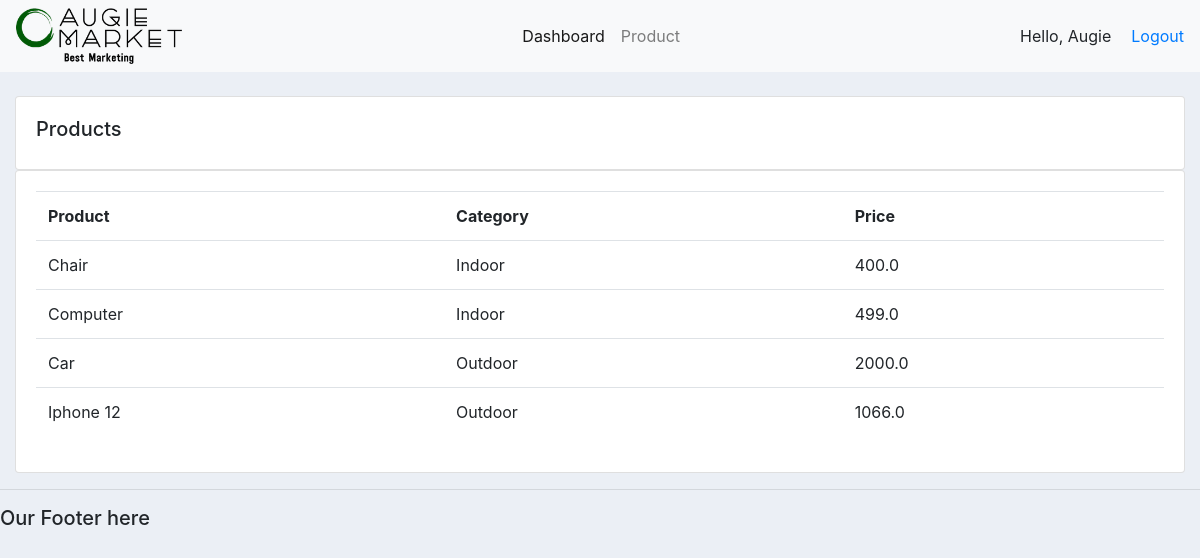
Screenshot of /products/ (signed in) with the database file from the repository.
### accounts/models.py (models this page shows, shortened)
class Product(models.Model):
    CATEGORY = (('Indoor', 'Indoor'), ('Outdoor', 'Outdoor'))
    product_name = models.CharField(max_length=200, null=True)
    price = models.FloatField(null=True)
    category = models.CharField(max_length=200, null=True, choices=CATEGORY)
    description = models.CharField(max_length=200, null=True, blank=True)
    date_created = models.DateTimeField(auto_now=True, null=True)
    tags = models.ManyToManyField(Tag)

### accounts/decorators.py (the view)
        def wrapper_func(request, *args, **kwargs):
            group = None
            if request.user.groups.exists():
                group = request.user.groups.all()[0].name
            if group in allowed_roles:
                return view_func(request, *args, **kwargs)
            else:
                return HttpResponse('You are not authorized to view this page')

### accounts/views.py (called while the page is built)
@login_required(login_url='login')
@allowed_users(allowed_roles=['admin'])
def products(request):
    products = Product.objects.all()
    return render(request, 'accounts/products.html', {'products': products})

### accounts/templates/accounts/products.html
{% extends 'accounts/main.html' %}
{% block content %}
    <div class="container-fluid">
        <br>
        <div class="row">
            <div class="col-md">
                <div class="card card-body">
                    <h5>Products</h5>
                </div>
                <div class="card card-body">
                    <table class="table">
                        <tr>
                            <th>Product</th>
                            <th>Category</th>
                            <th>Price</th>
                        </tr>
                        {% for i in products %}
                            <tr>
                                <td>{{ i.product_name }}</td>
                                <td>{{ i.category }}</td>
                                <td>{{ i.price }}</td>
                            </tr>
                        {% endfor%}
                    </table>
                </div>
            </div>
        </div>
    </div>
{% endblock  %}

### accounts/templates/accounts/navbar.html (shortened to what this page needs)
{% load static %}
<nav class="navbar navbar-expand-lg navbar-light bg-light">
    <img src="{% static 'images/logo.png'%}" alt="Logo Images" id="logo" height="80px">
    <div class="collapse navbar-collapse justify-content-center"  id="navbarNavDropdown">
        <ul class="navbar-nav ">
            {% if request.user.is_staff %}
                <li class="nav-item active">
                    <a class="nav-link" href="{% url 'home' %}">Dashboard</a>
                </li>
                <li class="nav-item">
                    <a class="nav-link" href="{% url 'product' %}">Product</a>
                </li>
            {% endif %}
        </ul>
    </div>
    <span style= margin-right:20px>Hello, {{request.user}} </span>
    <span><a href=" {% url 'logout' %} ">Logout</a></span>
</nav>

### static/css/main.css (style rules this page uses)
body { background-color: #ebeff5; }
#logo { height: 3.5em; }

### rows the page displays
Product: product_name "Chair", category "Indoor", price "400.0"
Product: product_name "Computer", category "Indoor", price "499.0"
Product: product_name "Car", category "Outdoor", price "2000.0"
Product: product_name "Iphone 12", category "Outdoor", price "1066.0"

### other values shown
{{ request.user }} "Augie"
